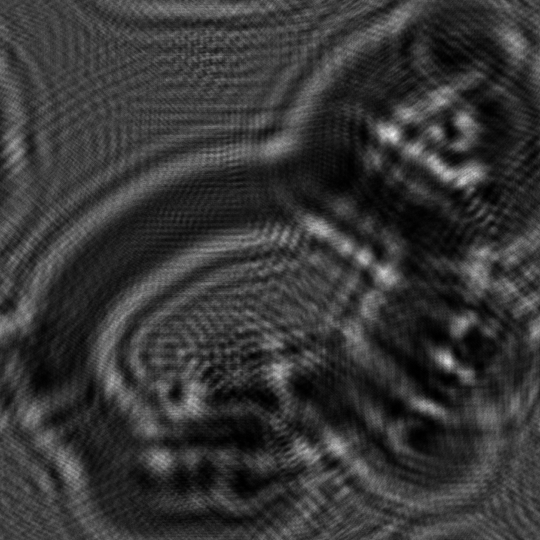
#> input picture Practicas/Practica_01/Punto 3/imágenes/300mm.png, 1080 x 1080 px, found by its file name (shown at 1/2 size)
$ python 'Espectro Angular.py'
#> lines starting #> are read from the running program, lines starting #| are printed output that depends on the picture
import numpy as np
from PIL import Image
import matplotlib.pyplot as plt

# ===================================================================
#      Simulación Espectro Angular para un campo U de una imagen
# ===================================================================


# ===================================================================
#                       Cargar la imagen
# ===================================================================

imagen=Image.open(r"/home/laura/Documentos/GitHub/Instrumentos_Opticos/Practicas/Practica_01/Punto 3/imágenes/300mm.png").convert('L')         # Se carga en escala de grises
#> imagen is the input picture: PIL image 1080x1080 L; min 0, max 255, mean 54.2
data=np.sqrt((np.flipud(np.array(imagen))))                                                        # Se convierte en un numpy array y se voltea para que los ejes de pixel del método imshow y espaciales coincidan                                                                                                  # Se calcula o se define el umbral para la binarización
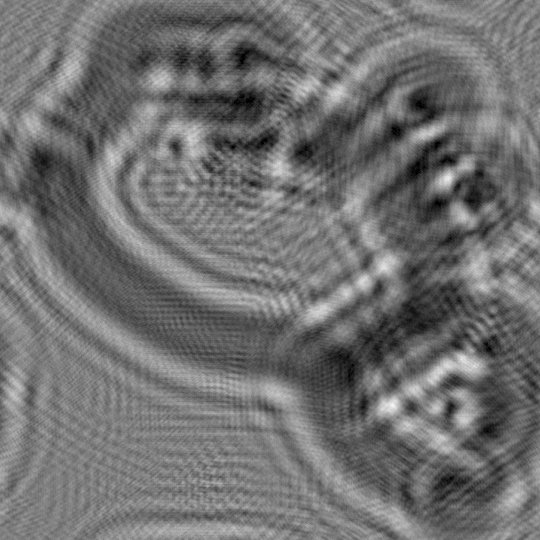
#> data: shape (1080, 1080) float16 (shown at 1/2 size); min 0, max 15.97, mean 7.08; drawn with min black and max white
data_bin=data/np.max(data)                                                    # Se aplica el umbral de binarización

# ===================================================================
#                       Metodo Espectro Angular
# ===================================================================

z = 300                              # Distancia de propagación en mm
lam_nm = 633                         # Longitud de onda en nanómetros
lam_mm = lam_nm * 1e-6               # Conversión a milímetros

#-----Muestreo Horizontal-------

Nx = np.shape(data)[1]               # número de muestras por eje (es mejor utilizar un numero mayor de muestras para mejorar el muestreo)
#> Nx = 1080
Lx= 5.8                              # tamaño físico de la ventana (mm)
dx = Lx / Nx                         # paso espacial Δ
#> dx = 0.00537
dfx = 1 / Lx                         # paso en frecuencia Δf

#-----Muestreo Vertical-------

Ny = np.shape(data)[0]               # número de muestras por eje (es mejor utilizar un numero mayor de muestras para mejorar el muestreo)
#> Ny = 1080
Ly = 5.8                             # tamaño físico de la ventana (mm)
dy = Ly / Ny                         # paso espacial Δ
#> dy = 0.00537
dfy = 1 / Ly                         # paso en frecuencia Δf

# ---------- Coordenadas espaciales ----------

n = np.arange(Nx) - Nx//2            # Contadores
#> n = 1080 values from -540 to 539
m = np.arange(Ny) - Ny//2
#> m = 1080 values from -540 to 539
x = n * dx                           # x = Δx * n
#> x = 1080 values from -2.9 to 2.89
y = m * dx                           # y = Δy * m
#> y = 1080 values from -2.9 to 2.89
X, Y = np.meshgrid(x, y)

# ---------- Coordenadas de frecuencia ----------

p = np.arange(Nx) - Nx//2            #Contadores
q = np.arange(Ny) - Ny//2
P,Q=np.meshgrid(p,q)
fx = p * dfx                         # fx = Δfx * p
fy = q * dfy                         # fy = Δfy * q
FX, FY = np.meshgrid(fx, fy)

# ===================================================================
#                        Campo inicial U(x,y,0)
# ===================================================================

aperture = data_bin
U0 = aperture.astype(np.complex128)

# ===================================================================
#                           A[p,q,0] por FFT
# ===================================================================

# Acá solo debemos aplicar la transformada de fourier a la funció U[n,m,0]
# y multiplicarla por Δx*Δy = Δ², ya que segun la simplificacion y el analisis
# matematicos y fisico llegamos a esa relacion de aplicar FFT, computacionalmente
# usamos fft2 debido a que estamos trabajando en dos dimensiones

A0 = np.fft.fft2(U0) * ((dx*dy)) #Cálculo del espectro de entrada
A0_ = np.fft.fftshift(A0)  # Organizamos el espectro de frecuencias para
                           # que la multiplicación por la función de transferencia
                           # se haga de manera organizada

# ===================================================================
#           A[p,q,z] por Función de Transferencia
# ===================================================================

def Funcion_de_transferencia(A, z, lam_mm): #Definimos la función de transferencia
    k = (2*np.pi) / lam_mm
    w= 1 - ((lam_mm*dfx)**2) * (P**2 + Q**2)
    m=-1j*z*k*np.sqrt(w.astype(np.complex128))  # Permitimos resultados complejos en la raíz
    return A * np.exp(m)


Az = Funcion_de_transferencia(A0_,z,lam_mm)  # Propagamos el espectro de entrada y
Az_ = np.fft.fftshift(Az)                      # De-centramos el espectro de frecuencias
                                               # por que la IFFT recibe el espectro "desorganizado"

# ===================================================================
#                      U[n,m,z] por IFFT
# ===================================================================


# Aca para obtener la funcion del campo a la salida U[n,m,z] debemos pasar
# del espacio de frecuencias al espacio dimensional por eso utilizamos
# la transformada inversa de fourier de la funcion del espectro angular

Uz = (np.fft.ifft2(Az_)) * ((dfx)**2)

# ===================================================================
#                   Re-ordenar el campo U[n,m,z]
# ===================================================================

# Por la teoria vista de analisis de muestreo vimos que realmente no estamos calculando
# el orden correcto de nuestro campo a la salida es decir que este, está en posiciones incorrectas
# por ende debemos hacer algo para organizarlo, debemos shiftearlo para que ahora sí esté centrado.

# Usamos fftshift para centrar el campo en el dominio espacial
Uz_shifted = np.fft.fftshift(Uz)

# ===================================================================
#                       Intensidad I[x,y,z]
# ===================================================================

I = np.abs(Uz)**2
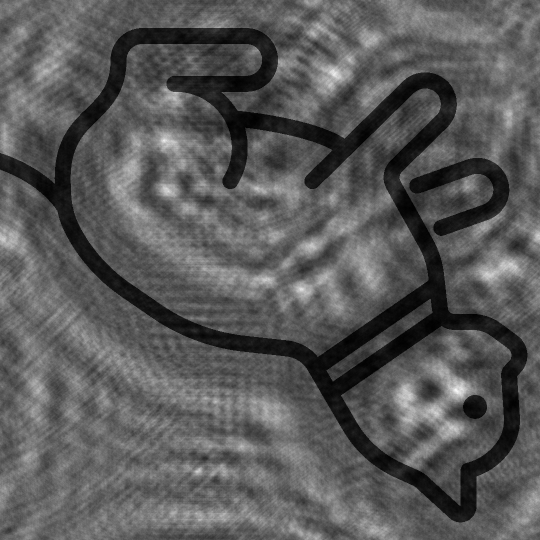
#> I: shape (1080, 1080) float64 (shown at 1/2 size); min 8.63e-16, max 4.41e-13, mean 1.56e-13; drawn with min black and max white
I_norm = I / np.max(I)  # Normalizar

# ===================================================================
#               Visualizar el resultado
# ===================================================================

extent = [-Lx/2, Lx/2, -Ly/2, Ly/2] #Dominio espacial
"""
fig, (ax1, ax2) = plt.subplots(1, 2, figsize=(12,6))
# Campo de entrada (ax1)
ax1.set_title(f"|$U(x,y,0)|^2$")
ax1.set_xlabel("x (mm)")
ax1.set_ylabel("y (mm)")
im1=ax1.imshow(np.abs(U0)**2,cmap="grey", extent=extent, origin='lower')
# Espectro angular (ax2)
im2 = ax2.imshow(I_norm, cmap="grey", extent=extent, origin='lower',vmin=0, vmax=1)
ax2.set_title(f"|$U(x,y,z)|^2$ z = {z} mm")
ax2.set_xlabel("x (mm)")
ax2.set_ylabel("y (mm)")
fig.subplots_adjust(left=0.09,right=1.01)
fig.colorbar(im1, ax=[ax1, ax2], label="Intensidad Normalizada")
plt.show()
"""

#--------- Para guardar imágenes del plot campo propagado
# Espectro angular (ax2)
plt.imshow(I_norm, cmap="grey", extent=extent, origin='lower',vmin=0, vmax=1)
plt.title(f"|$U(x,y,z)|^2$ z = {z} mm")
plt.xlabel("x (mm)")
plt.ylabel("y (mm)")
plt.savefig(r"/home/laura/Documentos/GitHub/Instrumentos_Opticos/Practicas/Practica_01/Punto 04/Mediciones Laboratorio/prueba.png", dpi=300)

#------Para guardar imágenes del campo
"""
matriz_escalada = np.flipud(I_norm * 255)
matriz_uint8 = matriz_escalada.astype(np.uint8)
imagen = Image.fromarray(matriz_uint8)
imagen.save(r"Practicas\Practica_01\Punto 3\imágenes\300mm.png")
"""

$ run again, with Practicas/Practica_01/Punto 3/imágenes/100mm.png copied over Practicas/Practica_01/Punto 3/imágenes/300mm.png
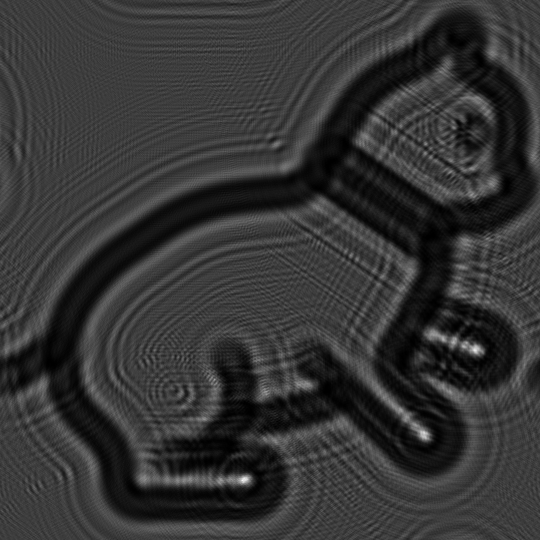
#> input picture Practicas/Practica_01/Punto 3/imágenes/100mm.png, 1080 x 1080 px, found by its file name (shown at 1/2 size)
#> imagen is the input picture: PIL image 1080x1080 L; min 0, max 255, mean 52.5
#> `data=np.sqrt((np.flipud(np.array(imagen))))`:
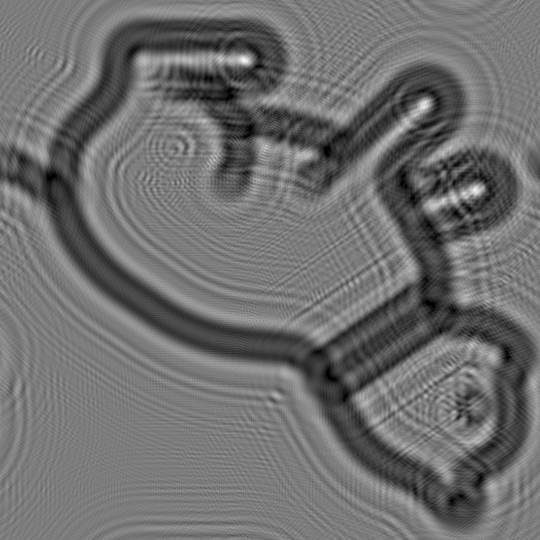
#> data: shape (1080, 1080) float16 (shown at 1/2 size); min 0, max 15.97, mean 6.98; drawn with min black and max white
#> `I = np.abs(Uz)**2`:
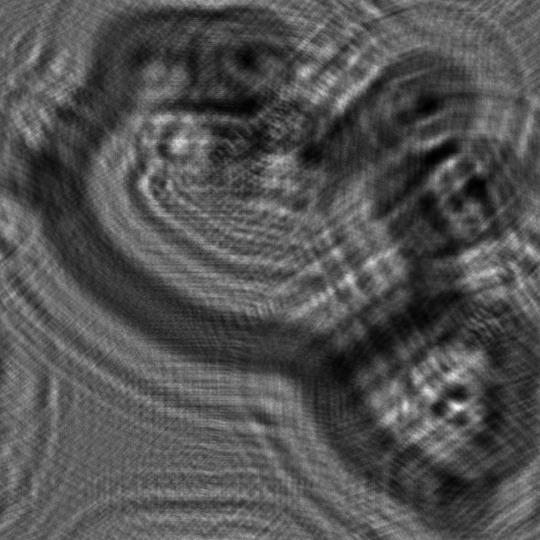
#> I: shape (1080, 1080) float64 (shown at 1/2 size); min 3.22e-18, max 4.7e-13, mean 1.51e-13; drawn with min black and max white

$ run again, with Practicas/Practica_01/Punto 3/imágenes/200mm.png copied over Practicas/Practica_01/Punto 3/imágenes/300mm.png
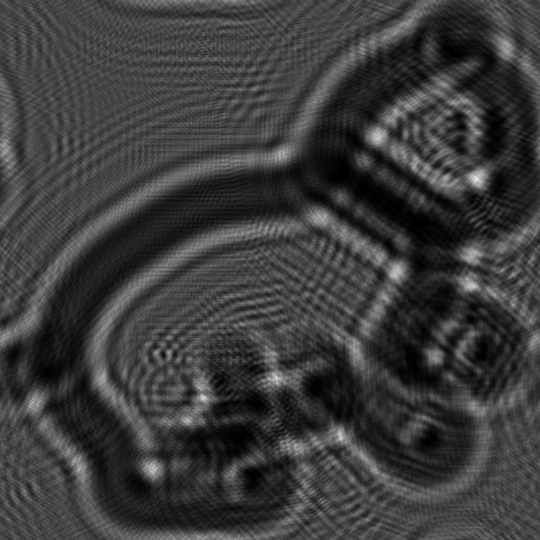
#> input picture Practicas/Practica_01/Punto 3/imágenes/200mm.png, 1080 x 1080 px, found by its file name (shown at 1/2 size)
#> imagen is the input picture: PIL image 1080x1080 L; min 0, max 255, mean 59.9
#> `data=np.sqrt((np.flipud(np.array(imagen))))`:
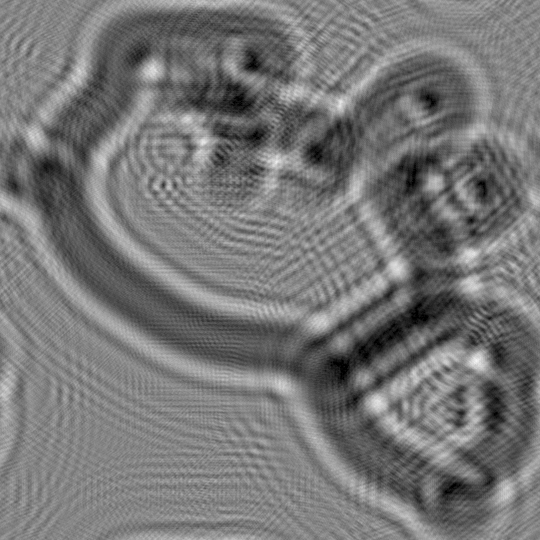
#> data: shape (1080, 1080) float16 (shown at 1/2 size); min 0, max 15.97, mean 7.46; drawn with min black and max white
#> `I = np.abs(Uz)**2`:
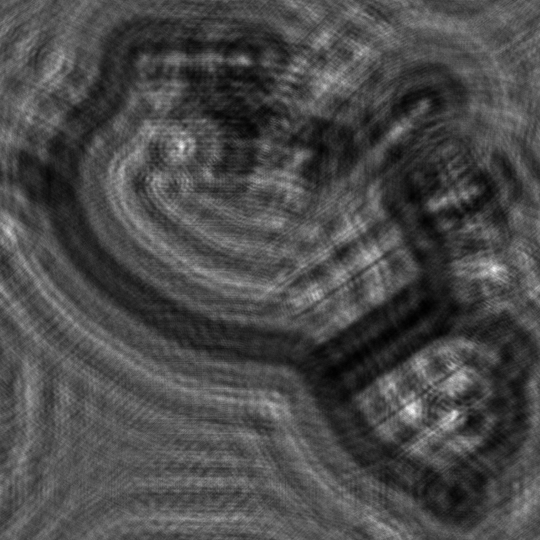
#> I: shape (1080, 1080) float64 (shown at 1/2 size); min 2.36e-15, max 5.87e-13, mean 1.73e-13; drawn with min black and max white
